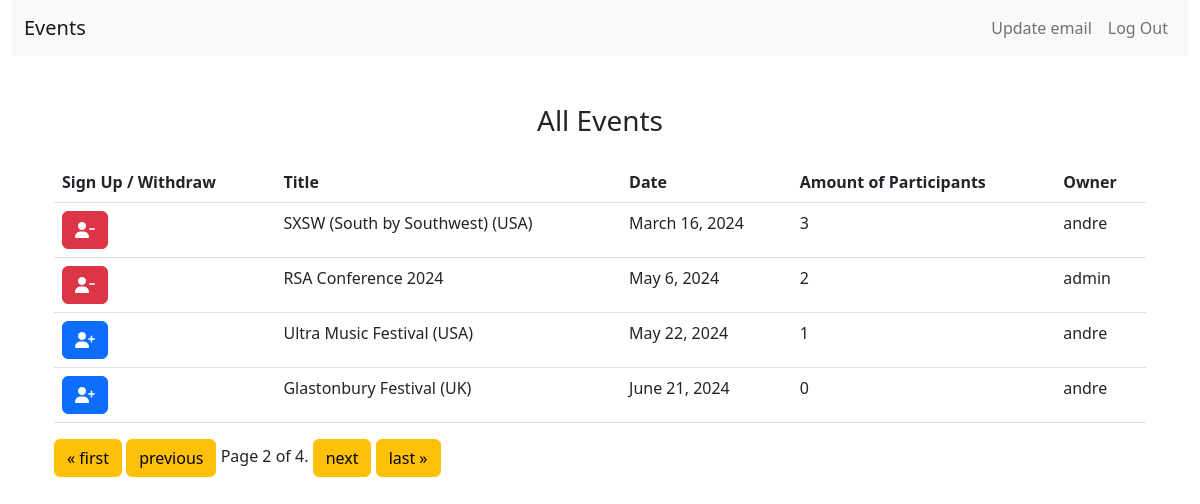
The app's page /events/alleventslist/?page=2 (signed in) with its own data.
### events/models.py (models this page shows, shortened)
class Base(models.Model):
    id = models.BigAutoField(primary_key=True)
    created = models.DateField('Created', auto_now_add=True)
    modified = models.DateField('Modified', auto_now=True)
    active = models.BooleanField('Active', default=True)
    class Meta:
        abstract = True

class Event(Base):
    user = models.ForeignKey(CustomUser, related_name='user', on_delete=models.CASCADE, blank=False, null=False)
    title = models.CharField('Title', max_length=250, blank=False, null=False)
    description = models.CharField('Description', max_length=500, blank=False, null=False)
    date = models.DateField('Date', blank=False, null=False)
    class Meta:
        verbose_name = "Event"
        verbose_name_plural = "Events"

### events/views.py (the view)
# urls.py: path('alleventslist/', AllEventsListView.as_view(), name='alleventslist'),
@method_decorator(login_required, name='dispatch')
class AllEventsListView(LoginRequiredMixin, ListView):
    model = Event
    template_name = 'events/alleventslist.html'
    context_object_name = 'all_active_events'
    paginate_by = 4
    def get_queryset(self):
        user = self.request.user
        queryset = (
            Event.objects
            .filter(active=True)
            .annotate(
                participant_count=Count('subscribed_event__subscribed_user', distinct=True),
                user_is_subscribed=Exists(
                    Subscription.objects.filter(
                        subscribed_user=user,
                        subscribed_event=OuterRef('id')
                    )
                )
            )
            .values('id', 'title', 'date', 'user__email', 'participant_count', 'user_is_subscribed')
            .order_by('date')
        )
        return queryset
    def get_context_data(self, **kwargs):
        context = super().get_context_data(**kwargs)
        queryset = self.get_queryset()
        paginator = Paginator(queryset, self.paginate_by)
        page = self.request.GET.get('page')
        try:
            all_active_events = paginator.page(page)
        except PageNotAnInteger:
            all_active_events = paginator.page(1)
        except EmptyPage:
            all_active_events = paginator.page(paginator.num_pages)
        context['all_active_events'] = all_active_events
        return context

### events/templatetags/custom_filters.py (called while the page is built)
@register.filter(name='get_username_before_at')
def get_username_before_at(email):
    return email.split('@')[0] if email else ""

### templates/events/alleventslist.html (shortened to what this page needs)
{% extends 'base1.html' %}
{% load custom_filters %}
{% block content %}
<div class="container">
    <div class="row mt-5">
        <div class="col text-center">
            <h3>All Events</h3>
        </div>
    </div>
    <table class="table mt-3">
        <thead>
            <tr>
                <th>Sign Up / Withdraw</th>
                <th>Title</th>
                <th>Date</th>
                <th>Amount of Participants</th>
                <th>Owner</th>
            </tr>
        </thead>
        <tbody>
            {% for event in all_active_events %}
                <tr>
                    <td>
                        {% if event.user_is_subscribed %}
                            <a href="{% url 'eventunsubscription' event.id %}" class="btn btn-danger">
                                <i class="fas fa-user-minus" style="color: white;"></i>
                            </a>
                        {% else %}
                            <a href="{% url 'eventsubscription' event.id %}" class="btn btn-primary">
                                <i class="fas fa-user-plus" style="color: white;"></i>
                            </a>
                        {% endif %}
                    </td>
                    <td>{{ event.title }}</td>
                    <td>{{ event.date }}</td>
                    <td>{{ event.participant_count }}</td>
                    <td>{{ event.user__email|get_username_before_at }}</td>
                </tr>
            {% endfor %}
        </tbody>
    </table>
    <div class="pagination mt-3">
        <span class="step-links">
            {% if all_active_events.has_previous %}
                <a href="?page=1" class="btn btn-warning">&laquo; first</a>
                <a href="?page={{ all_active_events.previous_page_number }}" class="btn btn-warning">previous</a>
            {% endif %}
            <span class="current">
                Page {{ all_active_events.number }} of {{ all_active_events.paginator.num_pages }}.
            </span>
            {% if all_active_events.has_next %}
                <a href="?page={{ all_active_events.next_page_number }}" class="btn btn-warning">next</a>
                <a href="?page={{ all_active_events.paginator.num_pages }}" class="btn btn-warning">last &raquo;</a>
            {% endif %}
        </span>
    </div>
</div>
{% endblock %}

### records on screen
Event: title "SXSW (South by Southwest) (USA)", date "March 16, 2024", participant_count "3", user__email|get_username_before_at "andre"
Event: title "RSA Conference 2024", date "May 6, 2024", participant_count "2", user__email|get_username_before_at "admin"
Event: title "Ultra Music Festival (USA)", date "May 22, 2024", participant_count "1", user__email|get_username_before_at "andre"
Event: title "Glastonbury Festival (UK)", date "June 21, 2024", participant_count "0", user__email|get_username_before_at "andre"

### other values on screen
{{ all_active_events.number }} "2"
{{ all_active_events.paginator.num_pages }} "4"
